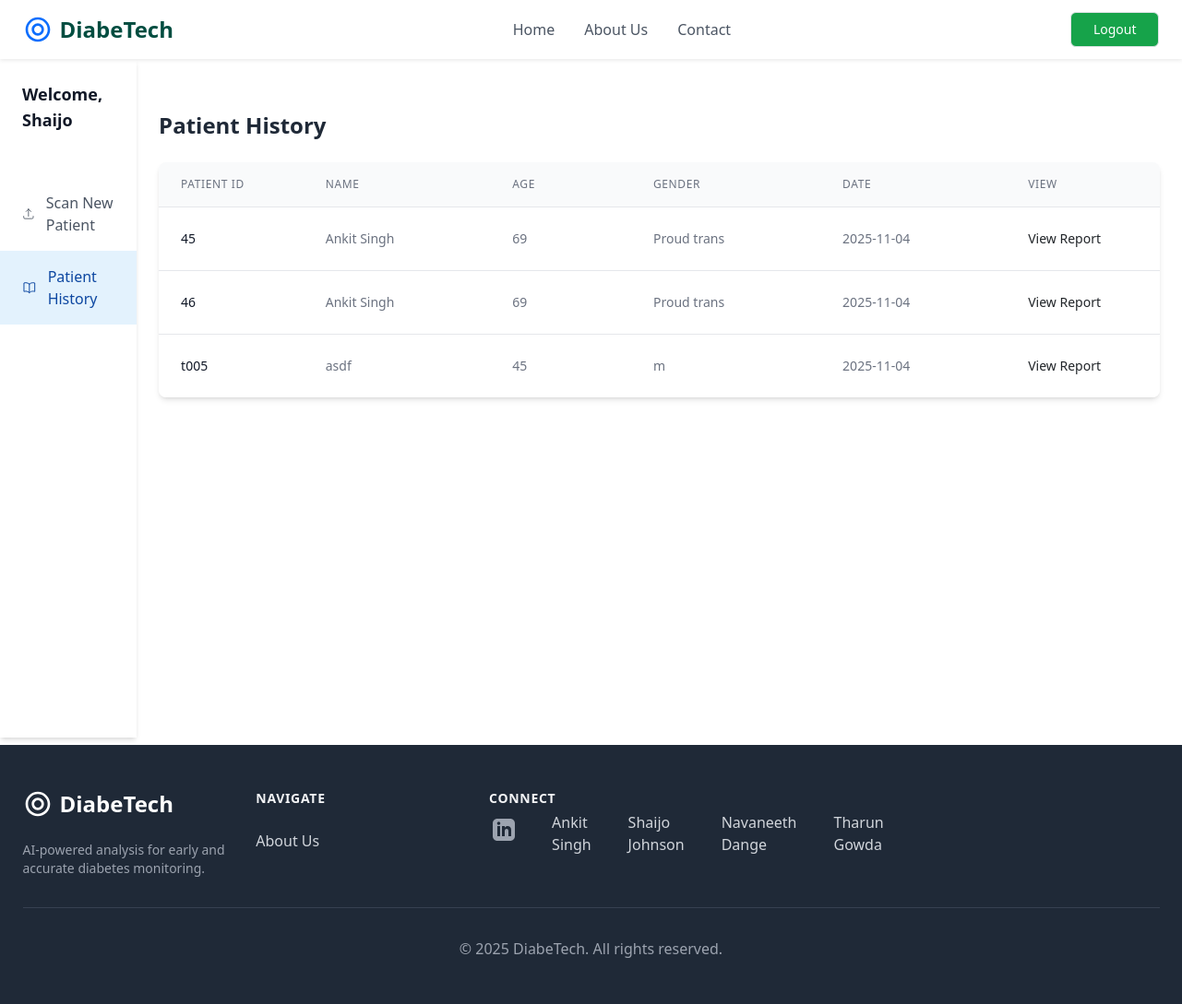
The page /patienthistory (signed in) on the database its author committed.
### retinopathy/modules.py (models this page shows, shortened)
class User(db.Model, UserMixin):
    id = db.Column(db.Integer, primary_key = True)
    username = db.Column(db.String(20), unique = True, nullable = False)
    email = db.Column(db.String(120), unique = True, nullable = False)
    password = db.Column(db.String(60), nullable = False)
    patients = db.relationship('Patient', backref = 'doctor', lazy = True)

class Patient(db.Model):
    patient_id = db.Column(db.String(20), unique = True, nullable = False, primary_key = True)
    name = db.Column(db.String(100), nullable = False)
    age = db.Column(db.Integer, nullable = False)
    sex = db.Column(db.String(10), nullable = False)
    RightEye_image_file = db.Column(db.String(100), nullable = False, default = 'default.jpg')
    LeftEye_image_file = db.Column(db.String(100), nullable = False, default = 'default.jpg')
    RightEye_diagnosis = db.Column(db.String(200), nullable = False)
    LeftEye_diagnosis = db.Column(db.String(200), nullable = False)
    date_uploaded = db.Column(db.DateTime, nullable = False, default = datetime.utcnow)
    user_id = db.Column(db.Integer, db.ForeignKey('user.id'), nullable = False)
    processed_RightEye_image_file = db.Column(db.String(100), nullable = True)
    processed_LeftEye_image_file = db.Column(db.String(100), nullable = True)
    RightEye_prediction = db.Column(db.Integer, nullable = True)
    LeftEye_prediction = db.Column(db.Integer, nullable = True)

### retinopathy/routes.py (the view)
@app.route('/patienthistory')
@login_required
def patient_history():
	patients = Patient.query.filter_by(user_id=current_user.id).all()
	return render_template('patienthistory.html', patients=patients)

### retinopathy/modules.py (called while the page is built)
@login_manager.user_loader
def load_user(user_id):
    return User.query.get(int(user_id))

### retinopathy/templates/patienthistory.html (shortened to what this page needs)
{% extends "layout.html" %}
{% block content %}
<div class="flex h-screen" style="height: calc(100vh - 64px);">
            <aside class="w-64 bg-white shadow-md hidden md:block">
                <div class="py-4 px-6">
                    <h2 class="text-lg font-semibold text-gray-900">Welcome, {{ current_user.username }}</h2>
                </div>
                <nav class="mt-6">
                    <a href="{{ url_for('analyze_image') }}" data-page="scan-patient" class="flex items-center px-6 py-3 text-gray-600 hover:bg-gray-100">
                        <svg class="h-6 w-6" xmlns="http://www.w3.org/2000/svg" fill="none" viewBox="0 0 24 24" stroke-width="1.5" stroke="currentColor"><path stroke-linecap="round" stroke-linejoin="round" d="M3 16.5v2.25A2.25 2.25 0 005.25 21h13.5A2.25 2.25 0 0021 18.75V16.5m-13.5-9L12 3m0 0l4.5 4.5M12 3v13.5" /></svg>
                        <span class="ml-3">Scan New Patient</span>
                    </a>
                    <a href="{{ url_for('patient_history') }}" data-page="patient-list" class="flex items-center px-6 py-3 bg-secondary-light text-secondary-dark font-medium">
                        <span class="ml-3">Patient History</span>
                    </a>
                </nav>
            </aside>
<div class="p-4 md:p-8">
    <main>
        <div class="mt-8">
            <h2 class="text-2xl font-semibold text-gray-800 mb-4">Patient History</h2>
                <div class="mt-6 bg-white shadow-md rounded-lg overflow-hidden">
                    <table class="min-w-max divide-y divide-gray-200">
                        <thead class="bg-gray-50">
                            <tr>
                                <th scope="col" class="px-6 py-3 text-left text-xs font-medium text-gray-500 uppercase tracking-wider">Patient ID</th>
                                <th scope="col" class="px-16 py-3 text-left text-xs font-medium text-gray-500 uppercase tracking-wider">Name</th>
                                <th scope="col" class="px-16 py-3 text-left text-xs font-medium text-gray-500 uppercase tracking-wider">Age</th>
                                <th scope="col" class="px-16 py-3 text-left text-xs font-medium text-gray-500 uppercase tracking-wider">Gender</th>
                                <th scope="col" class="px-16 py-3 text-left text-xs font-medium text-gray-500 uppercase tracking-wider">Date</th>
                                <th scope="col" class="px-16 py-3 text-left text-xs font-medium text-gray-500 uppercase tracking-wider">View</th>
                            </tr>
                        </thead>
                        <tbody class="bg-white divide-y divide-gray-200">
                        {% for patient in patients %}
                            <tr>
                                <td class="px-6 py-4 whitespace-nowrap text-sm font-medium text-gray-900">{{ patient.patient_id }}</td>
                                <td class="px-16 py-4 whitespace-nowrap text-sm text-gray-500">{{ patient.name }}</td>
                                <td class="px-16 py-4 whitespace-nowrap text-sm text-gray-500">{{ patient.age }}</td>
                                <td class="px-16 py-4 whitespace-nowrap text-sm text-gray-500">{{ patient.sex }}</td>
                                <td class="px-16 py-4 whitespace-nowrap text-sm text-gray-500">{{ patient.date_uploaded.strftime('%Y-%m-%d') }}
                                <td class="px-16 py-4 whitespace-nowrap text-right text-sm font-medium">
                                    <a href="{{ url_for('patient_report', patient_id=patient.patient_id) }}" class="text-secondary-DEFAULT hover:text-secondary-dark">View Report</a>
                                </td>
                            </tr>
                        {% endfor %}
                        </tbody>
                    </table>
                </div>
            </div>
        </main>
    </div>
{% endblock content %}

### rows shown on the page
User: username "Shaijo"
Patient: patient_id "45", name "Ankit Singh", age "69", sex "Proud trans", date_uploaded "2025-11-04"
Patient: patient_id "46", name "Ankit Singh", age "69", sex "Proud trans", date_uploaded "2025-11-04"
Patient: patient_id "t005", name "asdf", age "45", sex "m", date_uploaded "2025-11-04"
